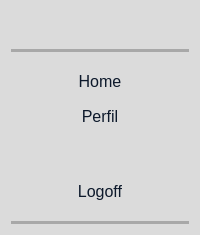
     <widget class="QFrame" name="frame_lateral_esquerdo">
      <property name="maximumSize">
       <size>
        <width>200</width>
        <height>16777215</height>
       </size>
      </property>
      <property name="autoFillBackground">
       <bool>false</bool>
      </property>
      <property name="styleSheet">
       <string notr="true">background-color: rgb(219, 219, 219);
color: rgb(13, 25, 43);

border-top-right-radius: 5px;
border-bottom-right-radius: 5px;

border: none;

min-width: 75px;

</string>
      </property>
      <property name="frameShape">
       <enum>QFrame::StyledPanel</enum>
      </property>
      <property name="frameShadow">
       <enum>QFrame::Raised</enum>
      </property>
      <layout class="QVBoxLayout" name="verticalLayout">
       <item>
        <widget class="QFrame" name="frame_titulo">
         <property name="maximumSize">
          <size>
           <width>16777215</width>
           <height>50</height>
          </size>
         </property>
         <property name="styleSheet">
          <string notr="true">color: rgb(13, 25, 43);</string>
         </property>
         <property name="frameShape">
          <enum>QFrame::NoFrame</enum>
         </property>
         <property name="frameShadow">
          <enum>QFrame::Raised</enum>
         </property>
         <layout class="QHBoxLayout" name="horizontalLayout_2">
          <item>
           <widget class="QLabel" name="label">
            <property name="toolTip">
             <string>&lt;html&gt;&lt;head/&gt;&lt;body&gt;&lt;p&gt;&lt;img src=&quot;:/icons/globe.png&quot;/&gt;&lt;/p&gt;&lt;/body&gt;&lt;/html&gt;</string>
            </property>
            <property name="text">
             <string>&lt;html&gt;&lt;head/&gt;&lt;body&gt;&lt;p align=&quot;center&quot;&gt;&lt;img src=&quot;:/icons/globe.png&quot;/&gt;&lt;/p&gt;&lt;/body&gt;&lt;/html&gt;</string>
            </property>
           </widget>
          </item>
         </layout>
        </widget>
       </item>
       <item>
        <widget class="Line" name="line">
         <property name="styleSheet">
          <string notr="true">background-color:  rgb(168, 168, 168);
</string>
         </property>
         <property name="orientation">
          <enum>Qt::Horizontal</enum>
         </property>
        </widget>
       </item>
       <item>
        <widget class="QFrame" name="frame_menu">
         <property name="maximumSize">
          <size>
           <width>200</width>
           <height>16777215</height>
          </size>
         </property>
         <property name="styleSheet">
          <string notr="true">color: rgb(13, 25, 43);</string>
         </property>
         <property name="frameShape">
          <enum>QFrame::NoFrame</enum>
         </property>
         <property name="frameShadow">
          <enum>QFrame::Raised</enum>
         </property>
         <layout class="QVBoxLayout" name="verticalLayout_2">
          <item>
           <widget class="QPushButton" name="btn_home">
            <property name="cursor">
             <cursorShape>ArrowCursor</cursorShape>
            </property>
            <property name="styleSheet">
             <string notr="true">padding: 5px 10px;
min-width: 10px;
min-height: 10px;
font-size: 16px;</string>
            </property>
            <property name="text">
             <string>Home</string>
            </property>
           </widget>
          </item>
          <item>
           <widget class="QPushButton" name="btn_perfil">
            <property name="cursor">
             <cursorShape>PointingHandCursor</cursorShape>
            </property>
            <property name="focusPolicy">
             <enum>Qt::NoFocus</enum>
            </property>
            <property name="styleSheet">
             <string notr="true">padding: 5px 10px;
min-width: 10px;
min-height: 10px;
font-size: 16px;</string>
            </property>
            <property name="text">
             <string>Perfil</string>
            </property>
           </widget>
          </item>
          <item>
           <spacer name="verticalSpacer_2">
            <property name="orientation">
             <enum>Qt::Vertical</enum>
            </property>
            <property name="sizeHint" stdset="0">
             <size>
              <width>20</width>
              <height>40</height>
             </size>
            </property>
           </spacer>
          </item>
          <item>
           <widget class="QPushButton" name="btn_logoff">
            <property name="cursor">
             <cursorShape>PointingHandCursor</cursorShape>
            </property>
            <property name="focusPolicy">
             <enum>Qt::NoFocus</enum>
            </property>
            <property name="styleSheet">
             <string notr="true">padding: 5px 10px;
min-width: 10px;
min-height: 10px;
font-size: 16px;</string>
            </property>
            <property name="text">
             <string>Logoff</string>
            </property>
           </widget>
          </item>
         </layout>
        </widget>
       </item>
       <item>
        <widget class="Line" name="line_2">
         <property name="styleSheet">
          <string notr="true">background-color:  rgb(168, 168, 168);
</string>
         </property>
         <property name="orientation">
          <enum>Qt::Horizontal</enum>
         </property>
        </widget>
       </item>
      </layout>
     </widget>
